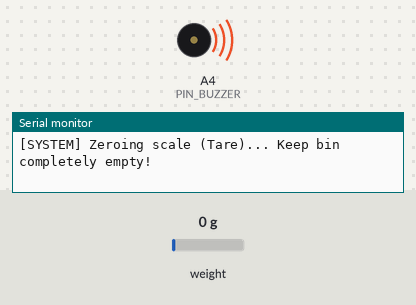
The sketch below on a simulated Arduino Uno, built with avr-gcc and run on an emulated ATmega328P. On the bench: buzzer (waves = sounding, pin HIGH), the last lines printed to the serial monitor. Wiring (inferred from the names in the program): HX711 load-cell converter: data pin 9; SCK pin 10. The test bench sets the inputs (shaded band); at power-on: weight on the scale 0 g. Pins used as bus, display or sensor lines are not drawn.

Above: at 0.3 s.
At 3.2 s:
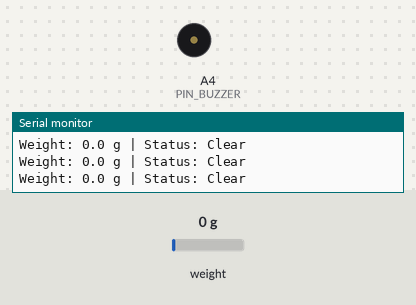
3.3 s: weight on the scale set to 100 g
Timing chart, 0 to 6.3 s (numbered marks = the images above; inputs shaded):
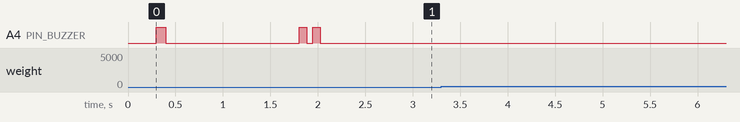

The sketch:

load_cell_test.ino
```cpp
/*
 * =====================================================================================
 * BRAC University - CSE461: Robotics & Embedded Systems
 * Group 5: Standalone HX711 + 1kg Load Cell Diagnostic (Inverted Polarity Fixed)
 * =====================================================================================
 *
 * Pin Configuration:
 * -------------------------------------------------------------------------------------
 *  - HX711 DT (Data)   : Pin D9
 *  - HX711 SCK (Clock) : Pin D10
 *  - Active Buzzer     : Pin A4
 * =====================================================================================
 */

const uint8_t PIN_HX711_DT  = 9;   // Serial Data Pin (D9)
const uint8_t PIN_HX711_SCK = 10;  // Serial Clock Pin (D10)
const uint8_t PIN_BUZZER    = A4;  // Active Buzzer Signal

// Calibration factor: adjusts raw 24-bit ADC counts to grams.
// Increase if displayed weight is too high; decrease if too low.
float CALIBRATION_FACTOR = 400.0;

const float WEIGHT_THRESHOLD_GRAMS = 10.0;

long tareOffset = 0;

// Direct Hardware Bit-Bang Read for HX711 (24-bit 2's Complement)
long readHX711Raw() {
  unsigned long start = millis();
  while (digitalRead(PIN_HX711_DT) == HIGH) {
    if (millis() - start > 200) {
      return 0; // Timeout if sensor is disconnected
    }
  }

  unsigned long count = 0;

  for (int i = 0; i < 24; i++) {
    digitalWrite(PIN_HX711_SCK, HIGH);
    delayMicroseconds(1);
    count = count << 1;
    digitalWrite(PIN_HX711_SCK, LOW);
    delayMicroseconds(1);
    if (digitalRead(PIN_HX711_DT)) {
      count++;
    }
  }

  // 25th pulse sets Channel A, Gain 128 for next read
  digitalWrite(PIN_HX711_SCK, HIGH);
  delayMicroseconds(1);
  digitalWrite(PIN_HX711_SCK, LOW);
  delayMicroseconds(1);

  // Sign extension for 24-bit two's complement to signed 32-bit long
  if (count & 0x800000) {
    count |= 0xFF000000;
  }

  return (long)count;
}

long getAverageRaw(uint8_t samples) {
  long sum = 0;
  for (uint8_t i = 0; i < samples; i++) {
    sum += readHX711Raw();
    delay(5);
  }
  return sum / samples;
}

void setup() {
  Serial.begin(9600);
  while (!Serial && millis() < 1500) {}

  pinMode(PIN_BUZZER, OUTPUT);
  digitalWrite(PIN_BUZZER, LOW);

  pinMode(PIN_HX711_SCK, OUTPUT);
  pinMode(PIN_HX711_DT, INPUT);

  digitalWrite(PIN_HX711_SCK, LOW);

  Serial.println(F("\n======================================================="));
  Serial.println(F(" BRACU CSE461: Standalone Load Cell Diagnostic Test     "));
  Serial.println(F(" Software Polarity Inverted (+ Values on Load)          "));
  Serial.println(F(" DT: D9 | SCK: D10 | Buzzer: A4 | Threshold: > 10.0 g  "));
  Serial.println(F("======================================================="));
  Serial.println(F("[SYSTEM] Zeroing scale (Tare)... Keep bin completely empty!"));

  // Buzzer chirp on tare start
  digitalWrite(PIN_BUZZER, HIGH);
  delay(100);
  digitalWrite(PIN_BUZZER, LOW);

  delay(500);
  tareOffset = getAverageRaw(10); // Take 10-sample baseline average

  // Double chirp confirmation
  digitalWrite(PIN_BUZZER, HIGH);
  delay(80);
  digitalWrite(PIN_BUZZER, LOW);
  delay(60);
  digitalWrite(PIN_BUZZER, HIGH);
  delay(80);
  digitalWrite(PIN_BUZZER, LOW);

  Serial.println(F("[READY] Tare complete. Place object in the bin...\n"));
}

void loop() {
  long rawValue = getAverageRaw(3);

  if (rawValue == 0 && digitalRead(PIN_HX711_DT) == HIGH) {
    Serial.println(F("[WARNING] HX711 not responding. Check D9/D10 wiring and 5V power!"));
    delay(500);
    return;
  }

  // Polarity inverted in software: (tareOffset - rawValue) instead of (rawValue - tareOffset)
  float weightGrams = (float)(tareOffset - rawValue) / CALIBRATION_FACTOR;

  // Filter tiny zero-point resting noise
  if (weightGrams < 0.0 && weightGrams > -1.0) {
    weightGrams = 0.0;
  }

  Serial.print(F("Weight: "));
  Serial.print(weightGrams, 1);
  Serial.print(F(" g | Status: "));

  if (weightGrams >= WEIGHT_THRESHOLD_GRAMS) {
    digitalWrite(PIN_BUZZER, HIGH);
    Serial.println(F(">>> OVER 10g! BUZZER ACTIVE <<<"));
  } else {
    digitalWrite(PIN_BUZZER, LOW);
    Serial.println(F("Clear"));
  }

  delay(200);
}
```
